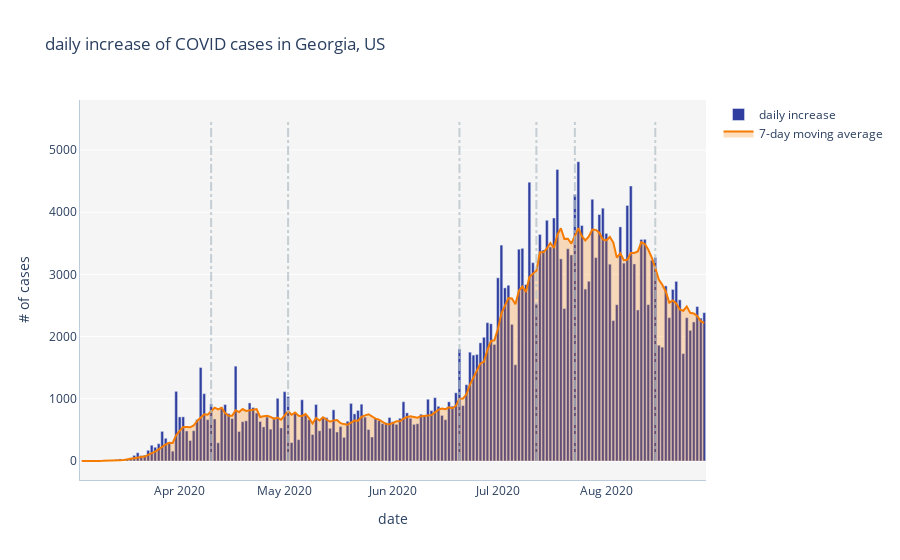

The notebook cell this image was saved under:
### Code cell
# sources:
# https://gov.georgia.gov/document/2020-executive-order/03232001/download
# https://gov.georgia.gov/document/2020-proclamation/executive-order-04202001-handout/download
# https://gov.georgia.gov/document/2020-executive-order/06122001/download
# july 4th
# https://gov.georgia.gov/document/2020-executive-order/07152001/download
# https://gov.georgia.gov/document/2020-executive-order/08152001/download

dates = {'2020-04-10':'8 days after shelter-in-place order',
         '2020-05-02':'8 days after businesses are allowed to reopen',
         '2020-06-20':'8 days after kemp loosens restrictions on gatherings at<br>restaurants, theaters, summer camps, conventions, & concerts',
         '2020-07-12':'8 days after july 4th',
         '2020-07-23':'8 days after kemp overrules city mask mandates',
         '2020-08-15':'kemp allows mask mandates'}

for key, val in dates.items():
    new_date = dt.datetime.strptime (key, '%Y-%m-%d').strftime ('%b %d, %Y')
    fig.add_trace (
        go.Scatter (x = [key, key],
                    y = [0, 5500],
                    opacity = 0.7,
                    mode="lines",
                    line = dict (color = '#B0BEC5',
                                 width = 2,
                                 dash = 'dashdot'),
                    hovertemplate = f"<b>{new_date}:</b><br>{val}<extra></extra>",
                    showlegend = False
                    ))


fig.show()

### Figure 1 — Plotly figure (JSON) as saved in the notebook; plotly's stock layout.template omitted (floating-point values rounded to 4 significant figures; data arrays with more than 128 entries replaced by an {"elided": "..."} marker saying what was removed)
{"data": [{"marker": {"color": "#303F9F"}, "name": "daily increase", "type": "bar", "x": {"elided": "179 str values"}, "y": {"elided": "179 int values"}}, {"fill": "tozeroy", "fillcolor": "rgba(245, 124, 0, 0.25)", "line": {"color": "#F57C00"}, "name": "7-day moving average", "type": "scatter", "x": {"elided": "179 str values"}, "y": {"elided": "179 float values"}}, {"hovertemplate": "<b>Apr 10, 2020:</b><br>8 days after shelter-in-place order<extra></extra>", "line": {"color": "#B0BEC5", "dash": "dashdot", "width": 2}, "mode": "lines", "opacity": 0.7, "showlegend": false, "type": "scatter", "x": ["2020-04-10", "2020-04-10"], "y": [0, 5500]}, {"hovertemplate": "<b>May 02, 2020:</b><br>8 days after businesses are allowed to reopen<extra></extra>", "line": {"color": "#B0BEC5", "dash": "dashdot", "width": 2}, "mode": "lines", "opacity": 0.7, "showlegend": false, "type": "scatter", "x": ["2020-05-02", "2020-05-02"], "y": [0, 5500]}, {"hovertemplate": "<b>Jun 20, 2020:</b><br>8 days after kemp loosens restrictions on gatherings at<br>restaurants, theaters, summer camps, conventions, & concerts<extra></extra>", "line": {"color": "#B0BEC5", "dash": "dashdot", "width": 2}, "mode": "lines", "opacity": 0.7, "showlegend": false, "type": "scatter", "x": ["2020-06-20", "2020-06-20"], "y": [0, 5500]}, {"hovertemplate": "<b>Jul 12, 2020:</b><br>8 days after july 4th<extra></extra>", "line": {"color": "#B0BEC5", "dash": "dashdot", "width": 2}, "mode": "lines", "opacity": 0.7, "showlegend": false, "type": "scatter", "x": ["2020-07-12", "2020-07-12"], "y": [0, 5500]}, {"hovertemplate": "<b>Jul 23, 2020:</b><br>8 days after kemp overrules city mask mandates<extra></extra>", "line": {"color": "#B0BEC5", "dash": "dashdot", "width": 2}, "mode": "lines", "opacity": 0.7, "showlegend": false, "type": "scatter", "x": ["2020-07-23", "2020-07-23"], "y": [0, 5500]}, {"hovertemplate": "<b>Aug 15, 2020:</b><br>kemp allows mask mandates<extra></extra>", "line": {"color": "#B0BEC5", "dash": "dashdot", "width": 2}, "mode": "lines", "opacity": 0.7, "showlegend": false, "type": "scatter", "x": ["2020-08-15", "2020-08-15"], "y": [0, 5500]}], "layout": {"hoverdistance": 15, "hovermode": "x", "plot_bgcolor": "whitesmoke", "spikedistance": 5000, "title": {"text": "daily increase of COVID cases in Georgia, US"}, "xaxis": {"linecolor": "#BCCCDC", "showgrid": false, "showspikes": true, "spikecolor": "#999999", "spikedash": "dot", "spikemode": "across", "spikethickness": 2, "title": {"text": "date"}}, "yaxis": {"linecolor": "#BCCCDC", "title": {"text": "# of cases"}}}}
